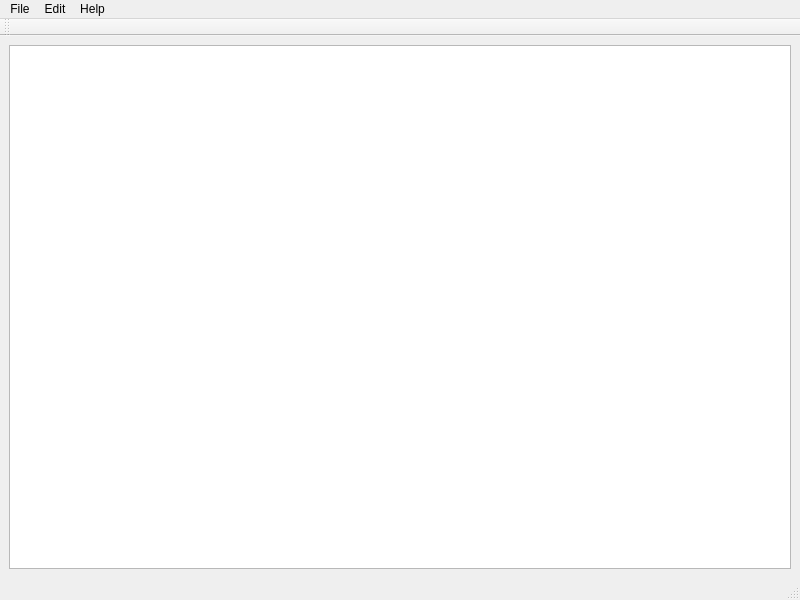
<?xml version="1.0" encoding="UTF-8"?>
<ui version="4.0">
 <class>MainWindow</class>
 <widget class="QMainWindow" name="MainWindow">
  <property name="geometry">
   <rect>
    <x>0</x>
    <y>0</y>
    <width>800</width>
    <height>600</height>
   </rect>
  </property>
  <property name="windowTitle">
   <string>MainWindow</string>
  </property>
  <widget class="QWidget" name="centralwidget">
   <layout class="QGridLayout" name="gridLayout">
    <item row="0" column="0">
     <widget class="QTextEdit" name="editor"/>
    </item>
   </layout>
  </widget>
  <widget class="QMenuBar" name="menubar">
   <property name="geometry">
    <rect>
     <x>0</x>
     <y>0</y>
     <width>800</width>
     <height>23</height>
    </rect>
   </property>
   <widget class="QMenu" name="menuFile">
    <property name="title">
     <string>File</string>
    </property>
    <addaction name="actionNew"/>
    <addaction name="actionOpen"/>
    <addaction name="actionSave"/>
    <addaction name="actionSave_as"/>
    <addaction name="actionExit"/>
   </widget>
   <widget class="QMenu" name="menuEdit">
    <property name="title">
     <string>Edit</string>
    </property>
    <addaction name="actionCut"/>
    <addaction name="actionCopy"/>
    <addaction name="actionPaste"/>
    <addaction name="actionSelect_All"/>
   </widget>
   <widget class="QMenu" name="menuHelp">
    <property name="title">
     <string>Help</string>
    </property>
    <addaction name="actionAbout"/>
   </widget>
   <addaction name="menuFile"/>
   <addaction name="menuEdit"/>
   <addaction name="menuHelp"/>
  </widget>
  <widget class="QStatusBar" name="statusbar"/>
  <widget class="QToolBar" name="toolBar">
   <property name="windowTitle">
    <string>toolBar</string>
   </property>
   <attribute name="toolBarArea">
    <enum>TopToolBarArea</enum>
   </attribute>
   <attribute name="toolBarBreak">
    <bool>false</bool>
   </attribute>
  </widget>
  <action name="actionNew">
   <property name="text">
    <string>New</string>
   </property>
  </action>
  <action name="actionOpen">
   <property name="text">
    <string>Open</string>
   </property>
  </action>
  <action name="actionSave">
   <property name="text">
    <string>Save</string>
   </property>
  </action>
  <action name="actionSave_as">
   <property name="text">
    <string>Save as</string>
   </property>
  </action>
  <action name="actionExit">
   <property name="text">
    <string>Exit</string>
   </property>
  </action>
  <action name="actionCut">
   <property name="text">
    <string>Cut</string>
   </property>
  </action>
  <action name="actionCopy">
   <property name="text">
    <string>Copy</string>
   </property>
  </action>
  <action name="actionPaste">
   <property name="text">
    <string>Paste</string>
   </property>
  </action>
  <action name="actionSelect_All">
   <property name="text">
    <string>Select All</string>
   </property>
  </action>
  <action name="actionAbout">
   <property name="text">
    <string>About</string>
   </property>
  </action>
 </widget>
 <resources/>
 <connections/>
</ui>
